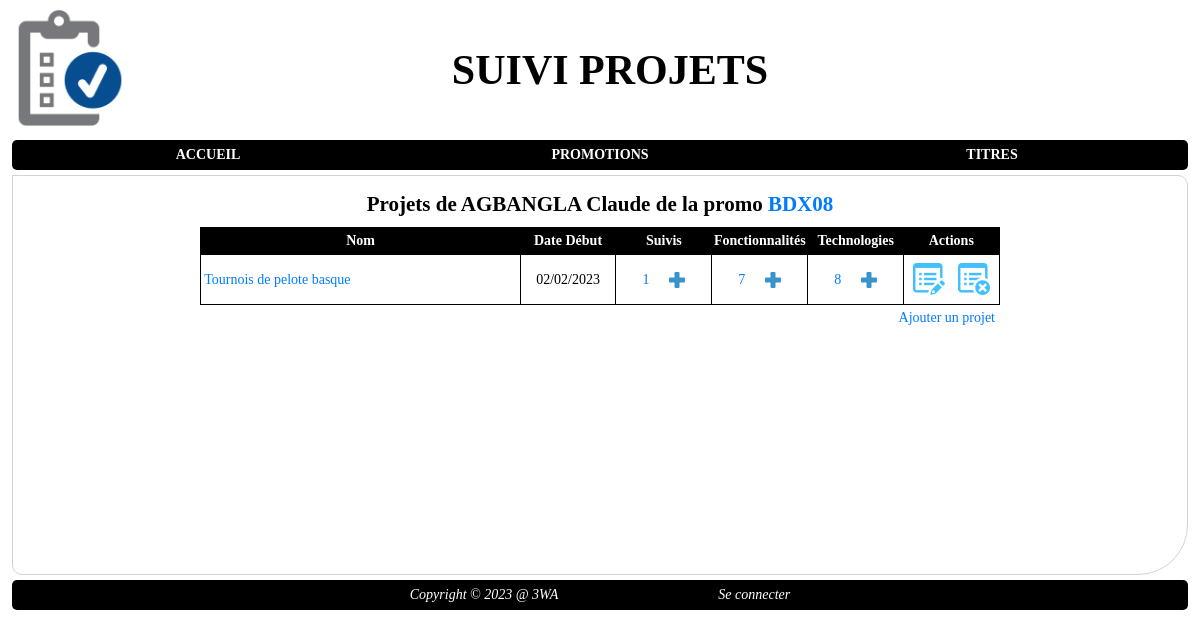
Page /index.php?page=projet&action=list&idapprenant=1 on the committed database.
### tables this page shows
CREATE TABLE `apprenant` (
  `id_apprenant` int NOT NULL AUTO_INCREMENT,
  `nom` varchar(50) NOT NULL,
  `prenom` varchar(50) NOT NULL,
  `email` varchar(250) NOT NULL,
  `id_promo` int NOT NULL,
  `id_personne` int DEFAULT NULL,
  PRIMARY KEY (`id_apprenant`),
  KEY `apprenant_promo_FK` (`id_promo`),
  KEY `FK_APP_PERS` (`id_personne`),
  CONSTRAINT `apprenant_promo_FK` FOREIGN KEY (`id_promo`) REFERENCES `promotion` (`id_promo`),
  CONSTRAINT `FK_APP_PERS` FOREIGN KEY (`id_personne`) REFERENCES `personne` (`id`)
);

CREATE TABLE `promotion` (
  `id_promo` int NOT NULL AUTO_INCREMENT,
  `nom` varchar(250) NOT NULL,
  `date_debut` date DEFAULT NULL,
  `date_fin` date DEFAULT NULL,
  `id_titre` int NOT NULL,
  PRIMARY KEY (`id_promo`),
  KEY `promotion_FK` (`id_titre`),
  CONSTRAINT `promotion_FK` FOREIGN KEY (`id_titre`) REFERENCES `titre` (`id_titre`)
);

CREATE TABLE `projet` (
  `id_projet` int NOT NULL AUTO_INCREMENT,
  `nom` varchar(250) DEFAULT NULL,
  `presentation` text NOT NULL,
  `specificites` text,
  `evolutions` text,
  `date_debut` date NOT NULL,
  `id_apprenant` int NOT NULL,
  PRIMARY KEY (`id_projet`),
  KEY `projet_apprenant_FK` (`id_apprenant`),
  CONSTRAINT `projet_apprenant_FK` FOREIGN KEY (`id_apprenant`) REFERENCES `apprenant` (`id_apprenant`)
);

### index.php (called while the page is built, shortened)
<?php
	require_once "includes/core/router.php";

### includes/core/models/DAO/DAOApprenant.php (called while the page is built, shortened)
<?php
	require_once "includes/core/models/Classes/Apprenant.php";
	abstract class DAOApprenant extends BDD{
		public static function getById(int $idApprenant): Apprenant | bool{
			$conn = parent::getConnexion();
			$SQLQuery = "SELECT  id_apprenant, nom, prenom, email, id_promo, id_personne
				FROM apprenant
				WHERE id_apprenant = :id";
			$SQLStmt = $conn->prepare($SQLQuery);
			$SQLStmt->bindValue(':id', $idApprenant, PDO::PARAM_INT);
			$SQLStmt->execute();
			if ($SQLStmt->rowCount() == 0){
				return false;
			}else{
				$SQLRow = $SQLStmt->fetch(PDO::FETCH_ASSOC);
				$unApprenant = new Apprenant($SQLRow['nom'], $SQLRow['prenom'], $SQLRow['email'], $SQLRow['id_promo'], $SQLRow['id_personne']);
				$unApprenant->setId($SQLRow['id_apprenant']);
				return $unApprenant;
			}
		}
	}

### includes/core/models/Classes/Apprenant.php (called while the page is built, shortened)
<?php
	require_once "includes/core/models/Classes/Promotion.php";
	class Apprenant {
		private int $id;
		private string $nom, $prenom, $email;
		private Promotion $promotion;
		public function __construct(string $nom = '', string $prenom = '', string $email = '', int $idPromo = 0, int $idPersonne = 0){
			$this->nom = $nom;
			$this->prenom = $prenom;
			$this->promotion = new Promotion();
			$this->id = 0;
		}
		public function getId(): int{
			return $this->id;
		}
		public function setId(int $id): void{
			$this->id = $id;
		}
		public function getFullName():string{
			return $this->nom.' '.$this->prenom;
		}
		public function getPromotion(): Promotion{
			return $this->promotion;
		}
		public function setPromotion(Promotion $promotion): void{
			$this->promotion = $promotion;
		}
	}

### includes/core/models/Classes/Promotion.php (called while the page is built, shortened)
<?php
	class Promotion{
		private int $id;
		private string $nom;
		public function __construct(string $nom = '', DateTime $dateDebut = new DateTime('now'), DateTime $dateFin = new DateTime('now'), Titre $titre = new Titre('')){
			$this->nom = $nom;
			$this->id = 0;
		}
		public function getId(): int{
			return $this->id;
		}
		public function setId(int $id): void{
			$this->id = $id;
		}
		public function getNom(): string{
			return $this->nom;
		}
	}

### includes/core/models/DAO/DAOPromotion.php (called while the page is built, shortened)
<?php
	require_once "includes/core/models/Classes/Promotion.php";
	require_once "includes/core/models/DAO/DAOApprenant.php";
	abstract class DAOPromotion extends BDD{
		public static function getById(int $idPromo): Promotion | bool{
			$conn = parent::getConnexion();
			$SQLQuery = "SELECT id_promo, nom, date_debut, date_fin, id_titre
				FROM promotion
				WHERE id_promo = :id";
			$SQLStmt = $conn->prepare($SQLQuery);
			$SQLStmt->bindValue(':id', $idPromo, PDO::PARAM_INT);
			$SQLStmt->execute();
			if ($SQLStmt->rowCount() == 0){
				return false;
			}else{
				$SQLRow = $SQLStmt->fetch(PDO::FETCH_ASSOC);
				$unePromotion = new Promotion($SQLRow['nom'], date_create($SQLRow['date_debut']), date_create($SQLRow['date_fin']), DAOTitre::getById($SQLRow['id_titre']));
				$unePromotion->setId($SQLRow['id_promo']);
				return $unePromotion;
			}
		}
	}

### includes/core/models/DAO/DAOProjet.php (called while the page is built, shortened)
<?php
	require_once "includes/core/models/Classes/Projet.php";
	class DAOProjet extends BDD{
		public static function getAllByIdApprenant(int $idApprenant): array{
			$conn = parent::getConnexion();
			$SQLQuery = "SELECT id_projet, nom, presentation, specificites, evolutions, date_debut, id_apprenant
				FROM projet
				WHERE id_apprenant = :idapprenant
				ORDER BY nom";
			$SQLStmt = $conn->prepare($SQLQuery);
			$SQLStmt->bindValue(':idapprenant', $idApprenant, PDO::PARAM_INT);
			$SQLStmt->execute();
			$listeProjets = array();
			while ($SQLRow = $SQLStmt->fetch(PDO::FETCH_ASSOC)){
				$unProjet = new Projet(
					$SQLRow['nom'],
					$SQLRow['presentation'],
					$SQLRow['specificites'] ?? '',
					$SQLRow['evolutions'] ?? '',
					date_create($SQLRow['date_debut']),
					$SQLRow['id_apprenant']
				);
				$unProjet->setId($SQLRow['id_projet']);
				$listeProjets[] = $unProjet;
			}
			return $listeProjets;
		}
	}

### includes/core/models/Classes/Projet.php (called while the page is built, shortened)
<?php
	class Projet{
		private int $id, $idApprenant;
		private string $nom, $presentation, $specificites, $evolutions;
		private DateTime $dateDebut;
		private array $suivis, $fonctionnalites, $technologies;
		public function __construct(string $nom = '', string $presentation = '', string $specificites = '', string $evolutions = '', DateTime $dateDebut = null, int $idApprenant = 0){
			$this->nom = $nom;
			$this->dateDebut = $dateDebut ?? new DateTime('now');
			$this->suivis = array();
			$this->fonctionnalites = array();
			$this->technologies = array();
			$this->id = 0;
		}
		public function getId(): int{
			return $this->id;
		}
		public function setId(int $id): void{
			$this->id = $id;
		}
		public function getNom(): string{
			return $this->nom;
		}
		public function getDateDebut(): DateTime{
			return $this->dateDebut;
		}
		public function setSuivis(array $suivis): void{
			$this->suivis = $suivis;
		}
		public function setFonctionnalites(array $fonctionnalites): void{
			$this->fonctionnalites = $fonctionnalites;
		}
		public function setTechnologies(array $technologies): void{
			$this->technologies = $technologies;
		}
		public function getNbSuivis(): int{
			return count($this->suivis);
		}
		public function getNbTechnologies(): int{
			return count($this->technologies);
		}
		public function getNbFonctionnalites(): int{
			return count($this->fonctionnalites);
		}
	}

### includes/core/views/lists/liste_projets.phtml (the view, shortened to what this page needs)
<!DOCTYPE html>
<html lang="fr">
<head>
	<?php require "includes/core/views/partials/page_head.phtml"; ?>
</head>
<body>
	<main>
		<header>
				<?php require "includes/core/views/partials/page_header.phtml"; ?>
		</header>
		<nav>
			<?php require_once "includes/core/views/partials/navbar.phtml"; ?>
		</nav>
		<section id="content" class="flexcol">
			<h2>
				Projets de <?= $unApprenant->getFullName(); ?> de la promo <a title="Voir la liste des apprenants de la promotion" href="index.php?page=apprenant&action=list&idpromo=<?= $unApprenant->getPromotion()->getId() ?>"><?= $unApprenant->getPromotion()->getNom() ?></a>
			</h2>
			<table class="projets">
				<thead>
					<tr>
						<th>Nom</th>
						<th>Date Début</th>
						<th>Suivis</th>
						<th>Fonctionnalités</th>
						<th>Technologies</th>
						<th class="actions" colspan="2">Actions</th>
					</tr>
				</thead>
				<caption>
					<a href="index.php?page=projet&action=add&idapprenant=<?= $unApprenant->getId() ?>">Ajouter un projet</a>
				</caption>
				<tbody>
					<?php
						$script = '';
						foreach ($lesProjets as $unProjet){
							$script .= '<tr>';
							$script .= '<td><a title="Voir les détails du projet" href="index.php?page=projet&action=view&id='.$unProjet->getId().'">'.$unProjet->getNom().'</a></td>';
							$script .= '<td>'.$unProjet->getDateDebut()->format('d/m/Y').'</td>';
							$script .= '<td><div><a title="Voir" href="index.php?page=projet&action=view&id='.$unProjet->getId().'#suivis">'.$unProjet->getNbSuivis().'</a><a title="Nouveau suivi" href="index.php?page=suivi&action=add&idprojet='.$unProjet->getId().'"><img class="mini" src="./public/medias/plus_blue.png"/></a></div></td>';
							$script .= '<td><div><a title="Voir" href="index.php?page=projet&action=view&id='.$unProjet->getId().'#fonctionnalites">'.$unProjet->getNbFonctionnalites().'</a><a title="Nouvelle fonctionnalité" href="index.php?page=fonctionnalite&action=add&idprojet='.$unProjet->getId().'"><img class="mini" src="./public/medias/plus_blue.png"/></a></div></td>';
							$script .= '<td><div><a title="Voir" href="index.php?page=projet&action=view&id='.$unProjet->getId().'#technologies">'.$unProjet->getNbTechnologies().'</a><a title="Nouvelle technologie" href="index.php?page=technologie&action=addtoproject&idprojet='.$unProjet->getId().'"><img class="mini" src="./public/medias/plus_blue.png"/></a></div></td>';
							$script .= '<td class="actions">';
							$script .= '<a title="Modifier le projet" href="index.php?page=projet&action=edit&id='.$unProjet->getId().'"><img src="./public/medias/edit_blue.png" alt="modifier"></a>';
							$script .= '<a title="Supprimer le projet" data-action="deletelink" href="index.php?page=projet&action=delete&id='.$unProjet->getId().'"><img src="./public/medias/delete_blue.png" alt="modifier"></a>';
							$script .= '</td>';
							$script .= '</tr>';
						}
						print($script);
					?>
				</tbody>
			</table>
		</section>
		<footer>
			<?php require_once "includes/core/views/partials/footer.phtml"; ?>
		</footer>
	</main>
</body>
</html>

### public/styles/main.css (style rules this page uses)
body, html, * { margin: 0; padding: 0; box-sizing: border-box; }
img { border: none; }
img.mini { width: 24px; }
a { color: #007bff; }
a:link, a:visited { color: #007bff; text-decoration: none; }
main { font-size: 14px; font-family: Tahoma, Verdana, Sans Serif, serif; }
main > section { min-width: 600px; overflow: hidden; width: 98%; margin: 5px auto; border: solid 1px lightgrey; border-radius: 0 10px 50px; min-height: 400px; display: flex; flex-direction: row; align-items: flex-start; justify-content: center; padding: 1rem; }
main > section.flexcol { display: flex; flex-direction: column; align-items: flex-start; justify-content: flex-start; }
main > section > h1, main > section > h2, main > section > h3 { display: block; width: 100%; text-align: center; }
table { border-collapse: collapse; width: 800px; margin: 10px auto; border: solid 1px black; }
table thead tr th { background-color: black; color: white; padding-top: 5px; padding-bottom: 5px; }
table thead tr th.actions { width: 20%; }
table caption { padding: 5px; caption-side: bottom; text-align: right; }
table tbody tr { border: solid 1px black; }
table tbody tr td { border: solid 1px black; padding: 0.2rem; vertical-align: middle; line-height: 20px; }
table tbody tr td img.mini { max-height: 16px; max-width: 16px; vertical-align: middle; }
table tbody tr td.actions { border: none; display: flex; align-items: center; justify-content: space-around; padding-top: 0.5rem; }
table tbody tr td.actions img { width: 2rem; height: auto; }
.projets { min-width: 70%; }
.projets thead tr th { width: 12%; }
.projets thead tr th:first-child { width: 40%; }
.projets tbody tr td { text-align: center; }
.projets tbody tr td:first-child { text-align: left; }
.projets tbody tr td div { display: flex; align-items: center; justify-content: center; gap: 20px; border: none; }
main > header { display: grid; grid-template-columns: 140px 1fr; align-items: center; height: 140px; }
main > nav { width: 98%; margin: 0 auto; background-color: black; min-height: 30px; border-radius: 5px; }
main > footer { width: 98%; margin: 0 auto 1rem; background-color: black; color: white; min-height: 30px; line-height: 30px; font-style: italic; border-radius: 5px; text-align: center; display: flex; align-items: center; justify-content: center; gap: 10rem; }

### rows in the picture
apprenant: $unApprenant->getFullName() "AGBANGLA Claude"
promotion: nom "BDX08"
projet: nom "Tournois de pelote basque", format "02/02/2023", NbSuivis "1", NbFonctionnalites "7", NbTechnologies "8"

### other values in the picture
ECOLE "3WA"
